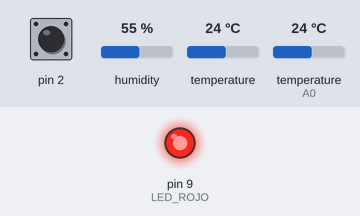
Simulated run of this sketch. Board: Arduino Uno, built with avr-gcc and run on an emulated ATmega328P. On the bench: output pins drawn as LEDs (lit = HIGH). The inputs (shaded band) are chosen by the test bench; at power-on: pin 2 HIGH, humidity 55 %, temperature 24 °C, temperature (sensor on A0) 24 °C. Storage starts empty; no radio packets arrive unless stated; pins used as bus, display or sensor lines are not drawn; what the sketch prints to the serial monitor is not drawn.

Above: at 0.1 s.
At 3.2 s:
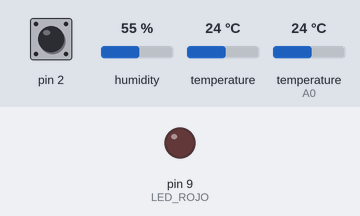
3.3 s: pin 2 pulled LOW for 0.15 s
17.4 s: pin 2 pulled LOW for 0.15 s
31.5 s: pin 2 pulsed LOW 5 times (0.12 s each, 0.3 s apart)
47.0 s: pin 2 pulsed LOW 2 times (0.12 s each, 0.3 s apart)
Timing chart, 0 to 50.0 s (numbered marks = the images above; inputs shaded):
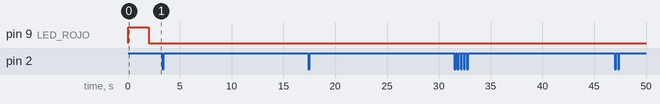

The sketch:

nano_sensores_nordic_arducam.ino
```cpp
/*
 Este firmware es para guardar en SD un archivo con tramas de datos (índice, fecha/hora dummy, sensor T y H, y cuenta de eventos
 */

// librerías para usar la SD
#include <SPI.h>
#include <SD.h>
// librerías para usar el sensor de humedad
#include "Adafruit_Sensor.h"
#include <DHT.h>
#include <DHT_U.h>
//// librerías para usar el nRF24l01
#include "RF24.h"


#include <Wire.h>
#include <Adafruit_BMP085.h>

Adafruit_BMP085 bmp;

#include "RTClib.h"

RTC_DS3231 rtc;

//#include <ArduCAM.h>
//#include "memorysaver.h"


#define ACTIVADO          LOW
#define DHTPIN            A0        // Pin de comunicación con el sensor.
#define DHTTYPE           DHT22     // DHT 22 (o el AM2302 que tenemos), define el tipo de sensor de humedad
#define SD_CS             10        // alias del pin conectado a CS de la SD
#define LED_ROJO          9         // alias del pin del led rojo

DHT_Unified dht(DHTPIN, DHTTYPE);


RF24 radio(7,8);
byte addresses[][6] = {"1Node","2Node"};
bool radioNumber = 0;

// Used to control whether this node is sending or receiving
bool role = 0;

unsigned long previoMilis = 0;      // valor anterior del contador de milisegundos
//const long intervalo = 60000;       // 1 minuto = 60000 milisegundos
const long intervalo = 10000;
int contador = 0;
int indice = 0;

//int estadoPulsador;               // lectura actual del pulsador
//int ultimoEstado = HIGH;          // lectura previa del pulsador
//unsigned long ultimoTiempo = 0;   // ultima vez que se oprmió el pulsador
//unsigned long debounceDelay = 100; // tiempo anti-rebote

char str[] = "tramas.txt";

////This demo can only work on OV2640_MINI_2MP or OV5642_MINI_5MP or OV5642_MINI_5MP_BIT_ROTATION_FIXED platform.
//#if !(defined OV5642_MINI_5MP || defined OV5642_MINI_5MP_BIT_ROTATION_FIXED || defined OV2640_MINI_2MP || defined OV3640_MINI_3MP)
//  #error Please select the hardware platform and camera module in the ../libraries/ArduCAM/memorysaver.h file
//#endif
#define SD_CS 9
//const int SPI_CS = 7;


//#if defined (OV2640_MINI_2MP)
//  ArduCAM myCAM( OV2640, SPI_CS );
//#elif defined (OV3640_MINI_3MP)
//  ArduCAM myCAM( OV3640, SPI_CS );
//#else
//  ArduCAM myCAM( OV5642, SPI_CS );
//#endif
//
//void myCAMSaveToSDFile(){
//char str[8];
//byte buf[256];
//static int i = 0;
//static int k = 0;
//uint8_t temp = 0,temp_last=0;
//uint32_t length = 0;
//bool is_header = false;
//File outFile;
////Flush the FIFO
//myCAM.flush_fifo();
////Clear the capture done flag
//myCAM.clear_fifo_flag();
////Start capture
//myCAM.start_capture();
//Serial.println(F("start Capture"));
//while(!myCAM.get_bit(ARDUCHIP_TRIG , CAP_DONE_MASK));
//Serial.println(F("Capture Done."));
//length = myCAM.read_fifo_length();
//Serial.print(F("The fifo length is :"));
//Serial.println(length, DEC);
//if (length >= MAX_FIFO_SIZE) //384K
//{
//  Serial.println(F("Over size."));
//  return ;
//}
//if (length == 0 ) //0 kb
//{
//  Serial.println(F("Size is 0."));
//  return ;
//}
////Construct a file name
//k = k + 1;
//itoa(k, str, 10);
//strcat(str, ".jpg");
////Open the new file
//outFile = SD.open(str, O_WRITE | O_CREAT | O_TRUNC);
//if(!outFile){
//  Serial.println(F("File open faild"));
//  return;
//}
//myCAM.CS_LOW();
//myCAM.set_fifo_burst();
//while ( length-- )
//{
//  temp_last = temp;
//  temp =  SPI.transfer(0x00);
//  //Read JPEG data from FIFO
//  if ( (temp == 0xD9) && (temp_last == 0xFF) ) //If find the end ,break while,
//  {
//    buf[i++] = temp;  //save the last  0XD9
//    //Write the remain bytes in the buffer
//    myCAM.CS_HIGH();
//    outFile.write(buf, i);
//    //Close the file
//    outFile.close();
//    Serial.println(F("Image save OK."));
//    is_header = false;
//    i = 0;
//  }
//  if (is_header == true)
//  {
//    //Write image data to buffer if not full
//    if (i < 256)
//    buf[i++] = temp;
//    else
//    {
//      //Write 256 bytes image data to file
//      myCAM.CS_HIGH();
//      outFile.write(buf, 256);
//      i = 0;
//      buf[i++] = temp;
//      myCAM.CS_LOW();
//      myCAM.set_fifo_burst();
//    }
//  }
//  else if ((temp == 0xD8) & (temp_last == 0xFF))
//  {
//    is_header = true;
//    buf[i++] = temp_last;
//    buf[i++] = temp;
//  }
//}
//}


void crear_archivo(){
File outFile;
// Abrir archivo
outFile = SD.open(str, FILE_WRITE);
if(!outFile){
  Serial.println(F("No se pudo abrir el archivo"));
  return;
}
outFile.println(F("Encabezado archivo cuenta evento pines y sensor"));
outFile.println(F("INDICE   FECHA      HORA   TEMP       HUM%   PULSADOS"));
// Cerrar archivo
outFile.close();
}

void grabar_datos_archivo(){
File outFile;
outFile = SD.open(str, FILE_WRITE);
if(!outFile){
  Serial.println(F("No se pudo abrir el archivo"));
  return;
}
outFile.print(indice);
indice = indice + 1;
outFile.print(F(" - AA/MM/DD - HH:MM:SS - "));
// Leer sensor de humedad y temperatura AM2302
sensors_event_t event;
// Temperatura
dht.temperature().getEvent(&event);
if (isnan(event.temperature)) {
  Serial.println(F("Error leyendo temperatura!"));
}
else {
  outFile.print(event.temperature);
  outFile.print(F(" ºC"));
}
// Humedad
dht.humidity().getEvent(&event);
if (isnan(event.relative_humidity)) {
  Serial.println(F("Error leyendo humedad!"));
}
else {
  outFile.print(F(" - "));
  outFile.print(event.relative_humidity);
  outFile.print(F("%"));
}
outFile.print(F(" - "));
outFile.println(contador);
// Cerrar archivo
outFile.close();
}

// ========================================================================================================================================================

void setup() {
  //iniciar la salida serial de debug
  Serial.begin(9600);

radio.begin();

  //pin CS a la SD definido como salida
  pinMode(SD_CS,OUTPUT);
  // initializar SPI
  SPI.begin();

  //configurar pin 2,3 y 4 como entradas y habilitar los pull-ups internos (que les define el estado a HIGH, hasta que se pulse el pulsador)
  pinMode(2, INPUT_PULLUP);
  pinMode(3, INPUT_PULLUP);
  pinMode(4, INPUT_PULLUP);

  pinMode(LED_ROJO, OUTPUT);
  // prender 2 segs el led rojo
  digitalWrite(LED_ROJO,HIGH);
  delay(2000);    //2 segs
  digitalWrite(LED_ROJO,LOW);

  // inicializar sensor de humedad
  dht.begin();

  // Set the PA Level low to prevent power supply related issues since this is a
 // getting_started sketch, and the likelihood of close proximity of the devices. RF24_PA_MAX is default.
  radio.setPALevel(RF24_PA_LOW);

  // Open a writing and reading pipe on each radio, with opposite addresses
  if(radioNumber){
    radio.openWritingPipe(addresses[1]);
    radio.openReadingPipe(1,addresses[0]);
  }else{
    radio.openWritingPipe(addresses[0]);
    radio.openReadingPipe(1,addresses[1]);
  }

  // Start the radio listening for data
  radio.startListening();


  //Inicializar SD
  while(!SD.begin(SD_CS)){
    Serial.println(F("¡Error de SD!"));delay(1000);
  }
  crear_archivo();
}


void loop() {

//----------------------------------------------------
  //leer el estado de los pines a variables
  int valor2 = digitalRead(2);
  if (valor2 == LOW){
      delay(400);
      contador = contador + 1;
  }
//----------------------------------------------------


    Serial.print(bmp.readTemperature());
    Serial.println(" *C");

//----------------------------------------------------
  unsigned long actualMilis = millis();

  // si ya transcurrieron los 60 segundos, leer sensor, cuenta de eventos y grabar en archivo SD...
  if (actualMilis - previoMilis >= intervalo) {
    // guardar vez anterior
    previoMilis = actualMilis;
    // grabar trama con índice, fecha y hora dummy, datos sensor y cantidad de eventos de entrada
    grabar_datos_archivo();
    Serial.println(F("Se grabó trama"));
    // limpiar cuenta de evento en pin entrada
    contador = 0;
  }
//----------------------------------------------------

    unsigned long start_time = micros();                             // Take the time, and send it.  This will block until complete
    radio.write( &start_time, sizeof(unsigned long));

}
```
